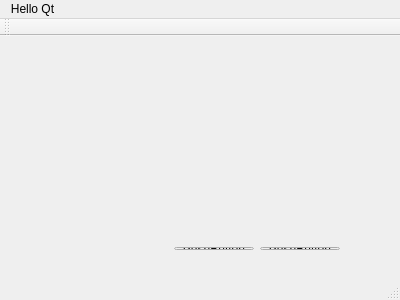
<?xml version="1.0" encoding="UTF-8"?>
<ui version="4.0">
 <class>MainWindow</class>
 <widget class="QMainWindow" name="MainWindow">
  <property name="geometry">
   <rect>
    <x>0</x>
    <y>0</y>
    <width>400</width>
    <height>300</height>
   </rect>
  </property>
  <property name="windowTitle">
   <string>MainWindow</string>
  </property>
  <widget class="QWidget" name="centralWidget">
   <widget class="QWidget" name="">
    <property name="geometry">
     <rect>
      <x>20</x>
      <y>200</y>
      <width>331</width>
      <height>25</height>
     </rect>
    </property>
    <layout class="QHBoxLayout" name="horizontalLayout_2">
     <item>
      <spacer name="horizontalSpacer">
       <property name="orientation">
        <enum>Qt::Horizontal</enum>
       </property>
       <property name="sizeHint" stdset="0">
        <size>
         <width>40</width>
         <height>20</height>
        </size>
       </property>
      </spacer>
     </item>
     <item>
      <widget class="QPushButton" name="pushButton">
       <property name="text">
        <string>PushButton</string>
       </property>
      </widget>
     </item>
     <item>
      <widget class="QPushButton" name="pushButton_2">
       <property name="text">
        <string>PushButton</string>
       </property>
      </widget>
     </item>
    </layout>
   </widget>
  </widget>
  <widget class="QMenuBar" name="menuBar">
   <property name="geometry">
    <rect>
     <x>0</x>
     <y>0</y>
     <width>400</width>
     <height>23</height>
    </rect>
   </property>
   <widget class="QMenu" name="menuHello_Qt">
    <property name="title">
     <string>Hello Qt</string>
    </property>
   </widget>
   <addaction name="menuHello_Qt"/>
  </widget>
  <widget class="QToolBar" name="mainToolBar">
   <attribute name="toolBarArea">
    <enum>TopToolBarArea</enum>
   </attribute>
   <attribute name="toolBarBreak">
    <bool>false</bool>
   </attribute>
  </widget>
  <widget class="QStatusBar" name="statusBar"/>
 </widget>
 <layoutdefault spacing="6" margin="11"/>
 <resources/>
 <connections/>
</ui>
